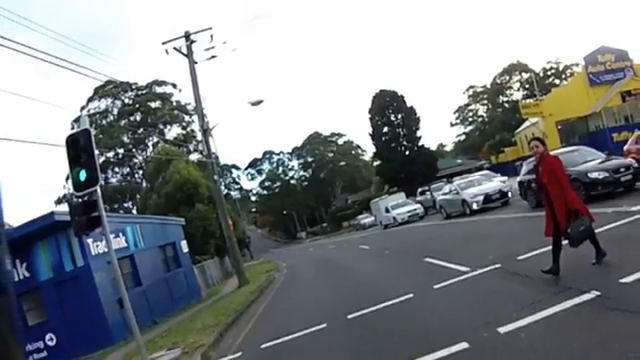
#> input picture frame 108 of videoplayback.mp4, 640 x 360 px
$ python 'Car and Pedestrian tracking.py'
#> lines starting #> are read from the running program, lines starting #| are printed output that depends on the picture; after the words box and inside, x2 and y2 are one past the last pixel; in counts of white or black regions, pixels touching at a corner belong together
import cv2

# video
video = cv2.VideoCapture('videoplayback.mp4')

#Pre-trained car and pedestrian classifier
classifier_file = 'cars.xml'
pedestrian_tracker_file = 'haarcascade_fullbody.xml'

#creat classifier
car_tracker = cv2.CascadeClassifier(classifier_file)
pedestrian_tracker =cv2.CascadeClassifier(pedestrian_tracker_file)

# Run forever
while True:

    # read the current frame
    (read_successful, frame) = video.read()
#> frame is the input picture: shape (360, 640, 3); mean B, G, R 137.9, 134.6, 130.5

    # safe coding
    if read_successful:

        #conver to grayscale (need for haar cascade)
       grayscaled_frame = cv2.cvtColor(frame, cv2.COLOR_BGR2GRAY)
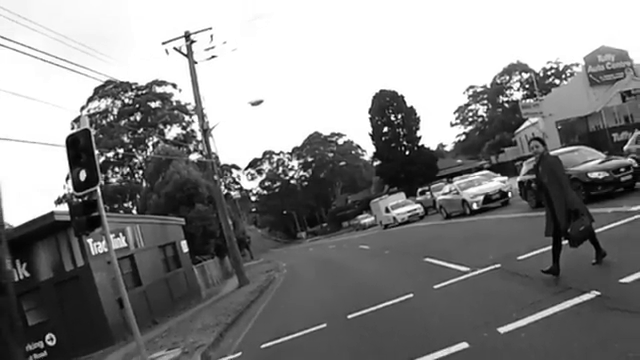
#> grayscaled_frame: shape (360, 640); min 0, max 255, mean 133.7
    else:
        break

    #detect cars adn pedestirians
    cars = car_tracker.detectMultiScale(grayscaled_frame)
#> cars = ()
    pedestrians = pedestrian_tracker.detectMultiScale(grayscaled_frame)
#> pedestrians = ()

    #Draw rectangles around the cars
    for (x, y, w, h) in cars:
        cv2.rectangle(frame, (x, y), (x+w, y+h), (255, 0 , 0), 2)
        cv2.rectangle(frame, (x, y), (x+w, y+h), (0, 0 , 255), 2)
#> this loop made 0 passes
    #Draw rectangles around the pedestrian
    for (x, y, w, h) in pedestrians:
        cv2.rectangle(frame, (x, y), (x+w, y+h), (0, 255 , 255), 2)

    #Display the frame with car and pedestrian detector
    cv2.imshow('Car and Pedestirioan detector', frame)

    #Dont autoclose (Wait here in the code and listen for a key fress)
    key = cv2.waitKey(1)
#> (key Esc is pressed here)

    #stop if Q key is pressed
    if key == 81 or key == 113:
        break

# Release the VideoCapture object
video.release()

# print out cars position
#print(cars)

$ run again, starting later in the video
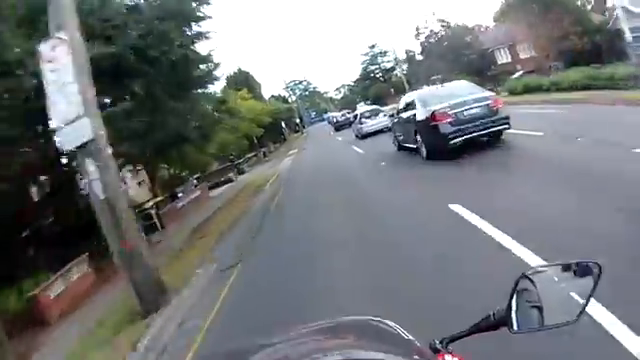
#> input picture frame 488 of videoplayback.mp4, 640 x 360 px
#> frame is the input picture: shape (360, 640, 3); mean B, G, R 122.2, 119.7, 116.2
#> `grayscaled_frame = cv2.cvtColor(frame, cv2.COLOR_BGR2GRAY)`:
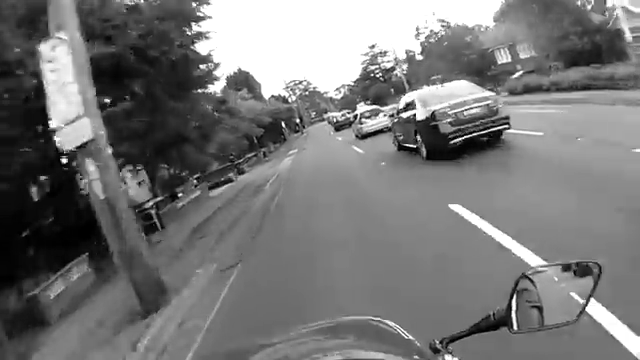
#> grayscaled_frame: shape (360, 640); min 0, max 255, mean 119
#> cars = [[372, 37, 179, 179]]
#> pedestrians = ()
#> the loop `for (x, y, w, h) in cars:` made 1 pass
#> after the loop `for (x, y, w, h) in cars:`:
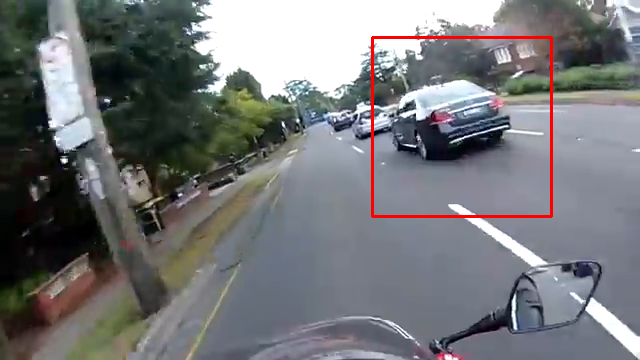
#> frame: shape (360, 640, 3); 0.93% of pixels changed, all inside (x1, y1, x2, y2) = (371, 36, 553, 218)

$ run again, starting later in the video
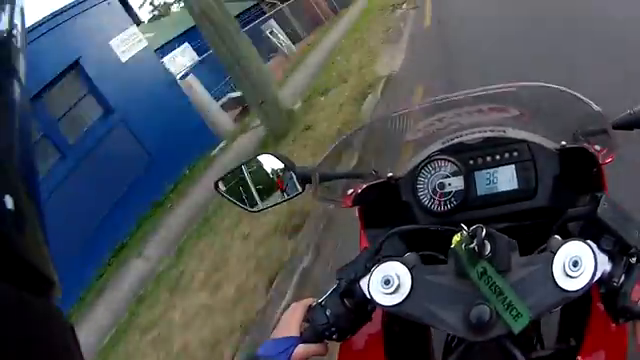
#> input picture frame 868 of videoplayback.mp4, 640 x 360 px
#> frame is the input picture: shape (360, 640, 3); mean B, G, R 81.1, 74.7, 70.1
#> `grayscaled_frame = cv2.cvtColor(frame, cv2.COLOR_BGR2GRAY)`:
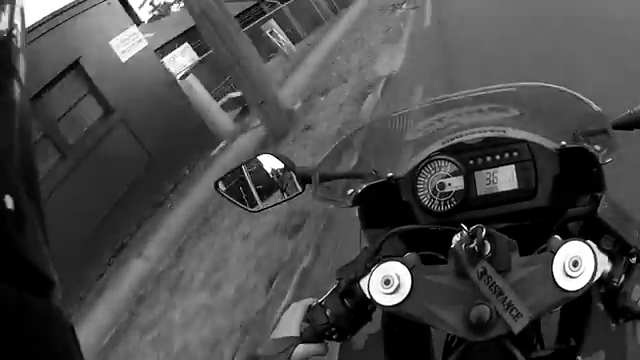
#> grayscaled_frame: shape (360, 640); min 0, max 255, mean 74
#> cars = ()
